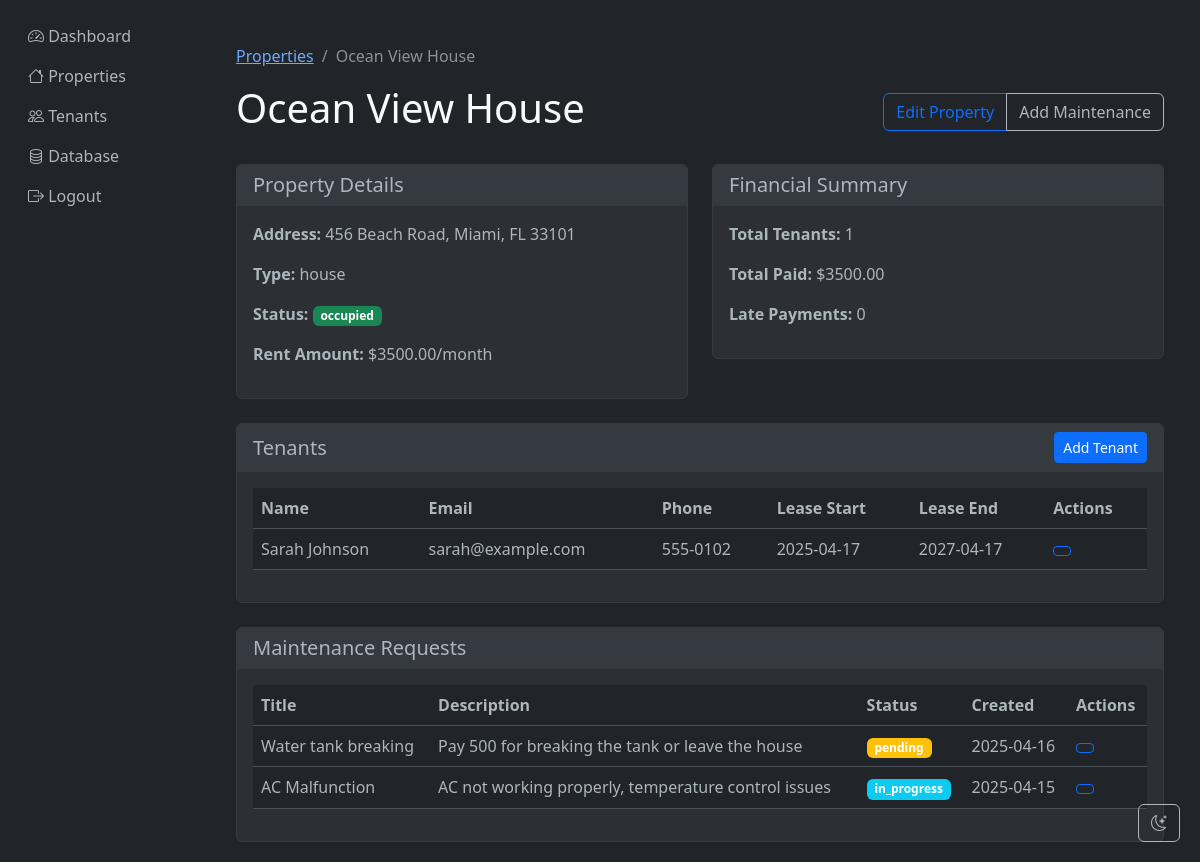
Screenshot of /properties/2 (signed in) with the database file from the repository.
### app/models.py (models this page shows, shortened)
class Property(db.Model):
    id = db.Column(db.Integer, primary_key=True)
    name = db.Column(db.String(100), nullable=False)
    address = db.Column(db.String(200), nullable=False)
    type = db.Column(db.String(50), nullable=False)  # apartment, house, commercial
    status = db.Column(db.String(20), nullable=False)  # vacant, occupied, maintenance
    rent_amount = db.Column(db.Float, nullable=False)
    owner_id = db.Column(db.Integer, db.ForeignKey('user.id'), nullable=False)
    tenants = db.relationship('Tenant', backref='property', lazy=True)
    maintenance_requests = db.relationship('MaintenanceRequest', backref='property', lazy=True)

class Tenant(db.Model):
    id = db.Column(db.Integer, primary_key=True)
    name = db.Column(db.String(100), nullable=False)
    email = db.Column(db.String(120), nullable=False)
    phone = db.Column(db.String(20), nullable=False)
    property_id = db.Column(db.Integer, db.ForeignKey('property.id'), nullable=False)
    lease_start = db.Column(db.Date, nullable=False)
    lease_end = db.Column(db.Date, nullable=False)
    rent_payments = db.relationship('RentPayment', backref='tenant', lazy=True)
    maintenance_requests = db.relationship('MaintenanceRequest', backref='tenant', lazy=True)

class MaintenanceRequest(db.Model):
    __tablename__ = 'maintenance_requests'
    id = db.Column(db.Integer, primary_key=True)
    property_id = db.Column(db.Integer, db.ForeignKey('property.id'), nullable=False)
    tenant_id = db.Column(db.Integer, db.ForeignKey('tenant.id'), nullable=False)
    title = db.Column(db.String(100), nullable=False)
    description = db.Column(db.Text, nullable=False)
    status = db.Column(db.String(20), nullable=False)  # pending, in_progress, completed
    priority = db.Column(db.String(20), nullable=False)  # low, medium, high
    created_at = db.Column(db.DateTime, default=datetime.utcnow)
    completed_at = db.Column(db.DateTime)
    notes = db.Column(db.Text)

### app/routes/properties.py (the view)
@bp.route('/properties/<int:property_id>')
@login_required
def view_property(property_id):
    property = Property.query.get_or_404(property_id)
    if property.owner_id != current_user.id:
        flash('You do not have permission to view this property.', 'danger')
        return redirect(url_for('properties.list_properties'))
    financial_summary = db.session.execute(text("""
        SELECT
            COUNT(t.id) as total_tenants,
            SUM(CASE WHEN rp.status = 'paid' THEN rp.amount ELSE 0 END) as total_paid,
            COUNT(CASE WHEN rp.status = 'late' THEN 1 END) as late_payments
        FROM property p
        LEFT JOIN tenant t ON p.id = t.property_id
        LEFT JOIN rent_payment rp ON t.id = rp.tenant_id
        WHERE p.id = :property_id
    """), {'property_id': property_id}).fetchone()
    tenants = Tenant.query.filter_by(property_id=property_id).all()
    maintenance_requests = MaintenanceRequest.query.filter_by(
        property_id=property_id
    ).order_by(MaintenanceRequest.created_at.desc()).all()
    return render_template('properties/view.html',
                         property=property,
                         financial_summary=financial_summary,
                         tenants=tenants,
                         maintenance_requests=maintenance_requests)

### app/templates/properties/view.html (shortened to what this page needs)
{% extends "base.html" %}
{% block content %}
<div class="container mt-4">
    <nav aria-label="breadcrumb">
        <ol class="breadcrumb">
            <li class="breadcrumb-item"><a href="{{ url_for('properties.list_properties') }}">Properties</a></li>
            <li class="breadcrumb-item active" aria-current="page">{{ property.name }}</li>
        </ol>
    </nav>
    <div class="d-flex justify-content-between align-items-center mb-4">
        <h1>{{ property.name }}</h1>
        <div class="btn-group">
            <a href="{{ url_for('properties.edit_property', property_id=property.id) }}" class="btn btn-outline-primary">
                 Edit Property
            </a>
            <a href="{{ url_for('properties.add_maintenance', property_id=property.id) }}" class="btn btn-outline-secondary">
                 Add Maintenance
            </a>
        </div>
    </div>
    <div class="row">
        <div class="col-md-6 mb-4">
            <div class="card">
                <div class="card-header">
                    <h5 class="card-title mb-0">Property Details</h5>
                </div>
                <div class="card-body">
                    <p><strong>Address:</strong> {{ property.address }}</p>
                    <p><strong>Type:</strong> {{ property.type }}</p>
                    <p><strong>Status:</strong>
                        <span class="badge {% if property.status == 'vacant' %}bg-warning{% elif property.status == 'occupied' %}bg-success{% else %}bg-info{% endif %}">
                            {{ property.status }}
                        </span>
                    </p>
                    <p><strong>Rent Amount:</strong> ${{ "%.2f"|format(property.rent_amount) }}/month</p>
                </div>
            </div>
        </div>
        <div class="col-md-6 mb-4">
            <div class="card">
                <div class="card-header">
                    <h5 class="card-title mb-0">Financial Summary</h5>
                </div>
                <div class="card-body">
                    <p><strong>Total Tenants:</strong> {{ financial_summary.total_tenants }}</p>
                    <p><strong>Total Paid:</strong> ${{ "%.2f"|format(financial_summary.total_paid or 0) }}</p>
                    <p><strong>Late Payments:</strong> {{ financial_summary.late_payments }}</p>
                </div>
            </div>
        </div>
    </div>
    <div class="card mb-4">
        <div class="card-header d-flex justify-content-between align-items-center">
            <h5 class="card-title mb-0">Tenants</h5>
            <a href="{{ url_for('tenants.add_tenant', property_id=property.id) }}" class="btn btn-sm btn-primary">
                 Add Tenant
            </a>
        </div>
        <div class="card-body">
            {% if tenants %}
                <div class="table-responsive">
                    <table class="table">
                        <thead>
                            <tr>
                                <th>Name</th>
                                <th>Email</th>
                                <th>Phone</th>
                                <th>Lease Start</th>
                                <th>Lease End</th>
                                <th>Actions</th>
                            </tr>
                        </thead>
                        <tbody>
                            {% for tenant in tenants %}
                                <tr>
                                    <td>{{ tenant.name }}</td>
                                    <td>{{ tenant.email }}</td>
                                    <td>{{ tenant.phone }}</td>
                                    <td>{{ tenant.lease_start.strftime('%Y-%m-%d') }}</td>
                                    <td>{{ tenant.lease_end.strftime('%Y-%m-%d') }}</td>
                                    <td>
                                        <a href="{{ url_for('tenants.view_tenant', tenant_id=tenant.id) }}"
                                           class="btn btn-sm btn-outline-primary">
                                        </a>
                                    </td>
                                </tr>
                            {% endfor %}
                        </tbody>
                    </table>
                </div>
            {% else %}
                <p class="text-muted">No tenants currently assigned to this property.</p>
            {% endif %}
        </div>
    </div>
    <div class="card">
        <div class="card-header">
            <h5 class="card-title mb-0">Maintenance Requests</h5>
        </div>
        <div class="card-body">
            {% if maintenance_requests %}
                <div class="table-responsive">
                    <table class="table">
                        <thead>
                            <tr>
                                <th>Title</th>
                                <th>Description</th>
                                <th>Status</th>
                                <th>Created</th>
                                <th>Actions</th>
                            </tr>
                        </thead>
                        <tbody>
                            {% for request in maintenance_requests %}
                                <tr>
                                    <td>{{ request.title }}</td>
                                    <td>{{ request.description }}</td>
                                    <td>
                                        <span class="badge {% if request.status == 'pending' %}bg-warning{% elif request.status == 'in_progress' %}bg-info{% else %}bg-success{% endif %}">
                                            {{ request.status }}
                                        </span>
                                    </td>
                                    <td>{{ request.created_at.strftime('%Y-%m-%d') }}</td>
                                    <td>
                                        <a href="{{ url_for('maintenance.view_request', request_id=request.id) }}"
                                           class="btn btn-sm btn-outline-primary">
                                        </a>
                                    </td>
                                </tr>
                            {% endfor %}
                        </tbody>
                    </table>
                </div>
            {% else %}
                <p class="text-muted">No maintenance requests for this property.</p>
            {% endif %}
        </div>
    </div>
</div>
{% endblock %}

### app/templates/base.html (style rules this page uses)
.card { background-color: #2c3034; border-color: #373b3e; }
.card-header { background-color: #343a40; border-bottom-color: #373b3e; }
.btn-outline-secondary { color: #adb5bd; border-color: #adb5bd; }

### rows the page displays
Property: name "Ocean View House", address "456 Beach Road, Miami, FL 33101", type "house", status "occupied", rent_amount "3500.00"
Tenant: name "Sarah Johnson", email "sarah@example.com", phone "555-0102", lease_start "2025-04-17", lease_end "2027-04-17"
MaintenanceRequest: title "Water tank breaking", description "Pay 500 for breaking the tank or leave the house", status "pending", created_at "2025-04-16"
MaintenanceRequest: title "AC Malfunction", description "AC not working properly, temperature control issues", status "in_progress", created_at "2025-04-15"

### other values shown
{{ financial_summary.total_tenants }} "1"
{{ "%.2f"|format(financial_summary.total_paid or 0) }} "3500.00"
{{ financial_summary.late_payments }} "0"
